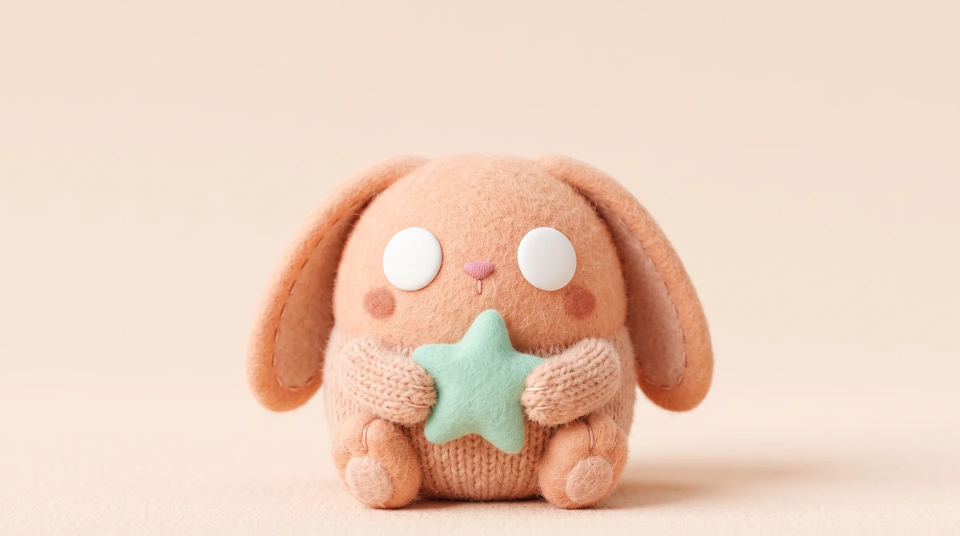
#> input picture motif-pack/skills/ai-art-direction-pipeline/examples/bunny.webp, 1920 x 1072 px (shown at 1/2 size)
$ python prepare_image.py ../examples/bunny.webp out.png
#> lines starting #> are read from the running program, lines starting #| are printed output that depends on the picture
"""Center-crop to a ratio, resize and save as WebP.  usage: prepare_image.py in.jpg out.webp [--ratio 16:10] [--width 1600]"""
import sys, argparse
from PIL import Image
a = argparse.ArgumentParser(); a.add_argument('src'); a.add_argument('dst'); a.add_argument('--ratio', default='16:10'); a.add_argument('--width', type=int, default=1600); a.add_argument('--quality', type=int, default=82)
o = a.parse_args(); rw, rh = map(float, o.ratio.split(':'))
im = Image.open(o.src).convert('RGB'); w, h = im.size; tw, th = w, int(w * rh / rw)
#> further down, im is the input picture: PIL image 1920x1072 RGB; mean R, G, B 236.6, 208.7, 189.9
#> after `w, h = im.size`: w = 1920; h = 1072
#> after `tw, th = (w, int(w * rh / rw))`: tw = 1920; th = 1200
if th > h: th = h; tw = int(h * rw / rh)
#> after `th = h`: th = 1072
#> after `tw = int(h * rw / rh)`: tw = 1715
l, t = (w - tw) // 2, (h - th) // 2
#> l = 102; t = 0
im.crop((l, t, l + tw, t + th)).resize((o.width, int(o.width * rh / rw)), Image.LANCZOS).save(o.dst, 'WEBP', quality=o.quality, method=6)
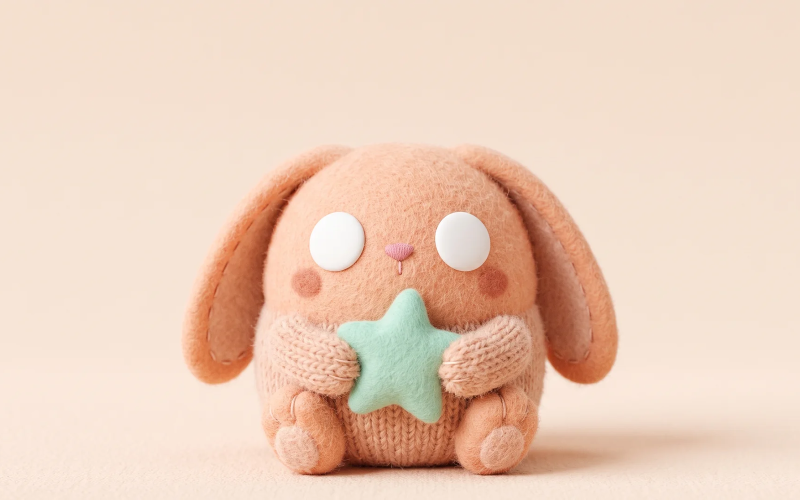
#> saved as out.png: PIL image 1600x1000 RGB (shown at 1/2 size); mean R, G, B 235.6, 206.6, 187.3
print('saved', o.dst)
